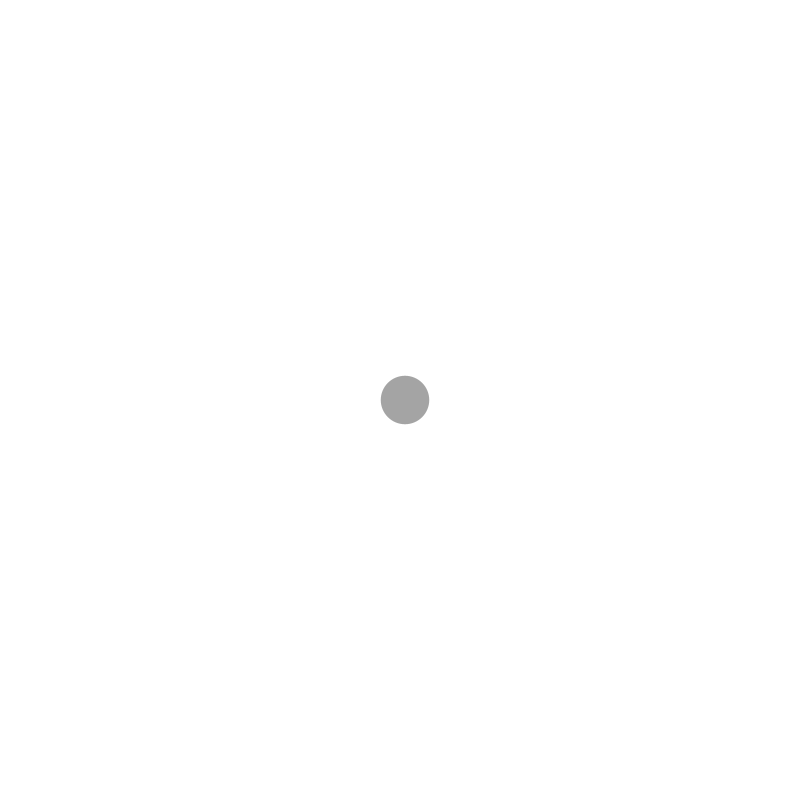
Frame 1 (no input)
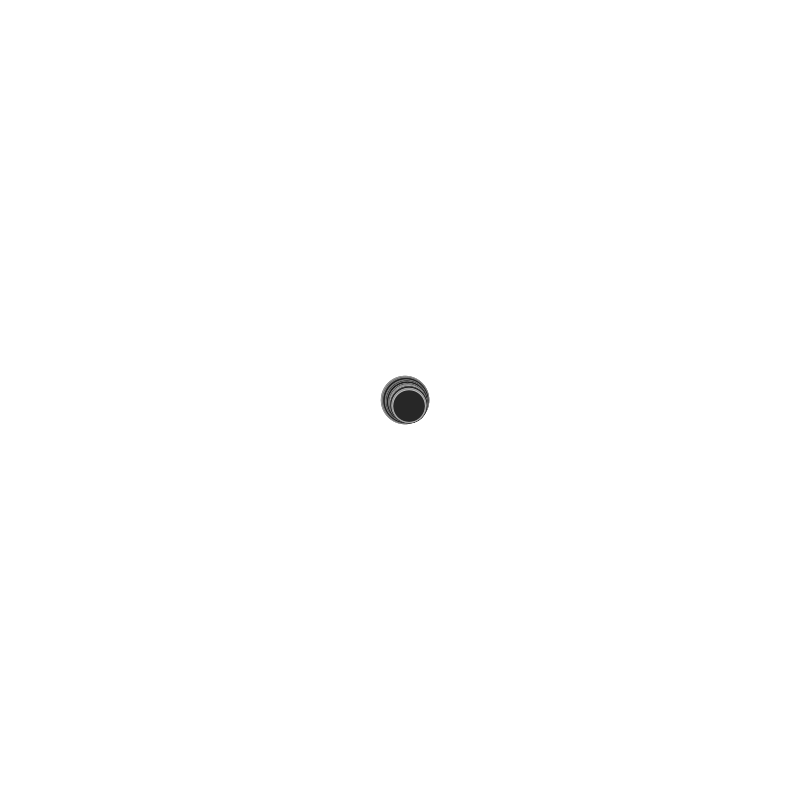
Frame 60 (the mouse pressed at the canvas centre just before this capture)
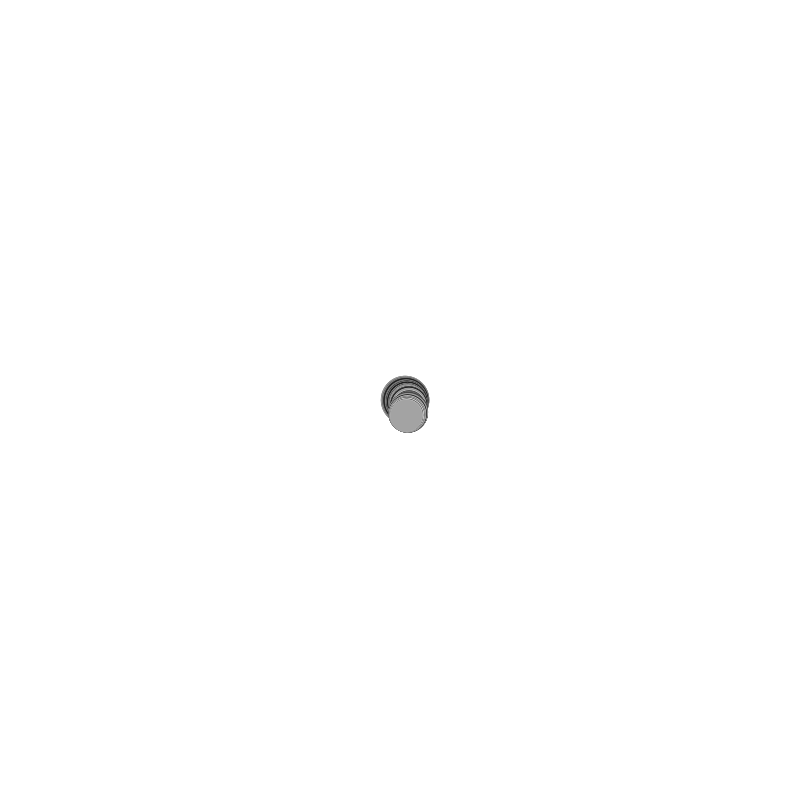
Frame 120 (the mouse held since frame 60 and released just before this capture)

The Processing sketch that drew these frames (run headless with seeded random() and noise(); from frame 60 on, the mouse is pressed at the canvas centre):

// Processing sketch: processing_131372
// ── processing_131372.pde

//growing b&w spiral with noise

float r = 5;
float theta = 0;
float time = 0.0;
float increment = 0.01;

void setup() {
  size(800,800);
  background(255);
  smooth();
}

void draw() {
  float x = r * cos(theta); // cos(0) = 1
  float y = r * sin(theta); // sin(0) = 0
  noStroke();
  fill(random(255));
  float n = (noise(time) * width)/10;
  time += increment;
  ellipse(x+width/2, y+height/2, n, n);
  theta += 0.01;
  r += .1;
}
